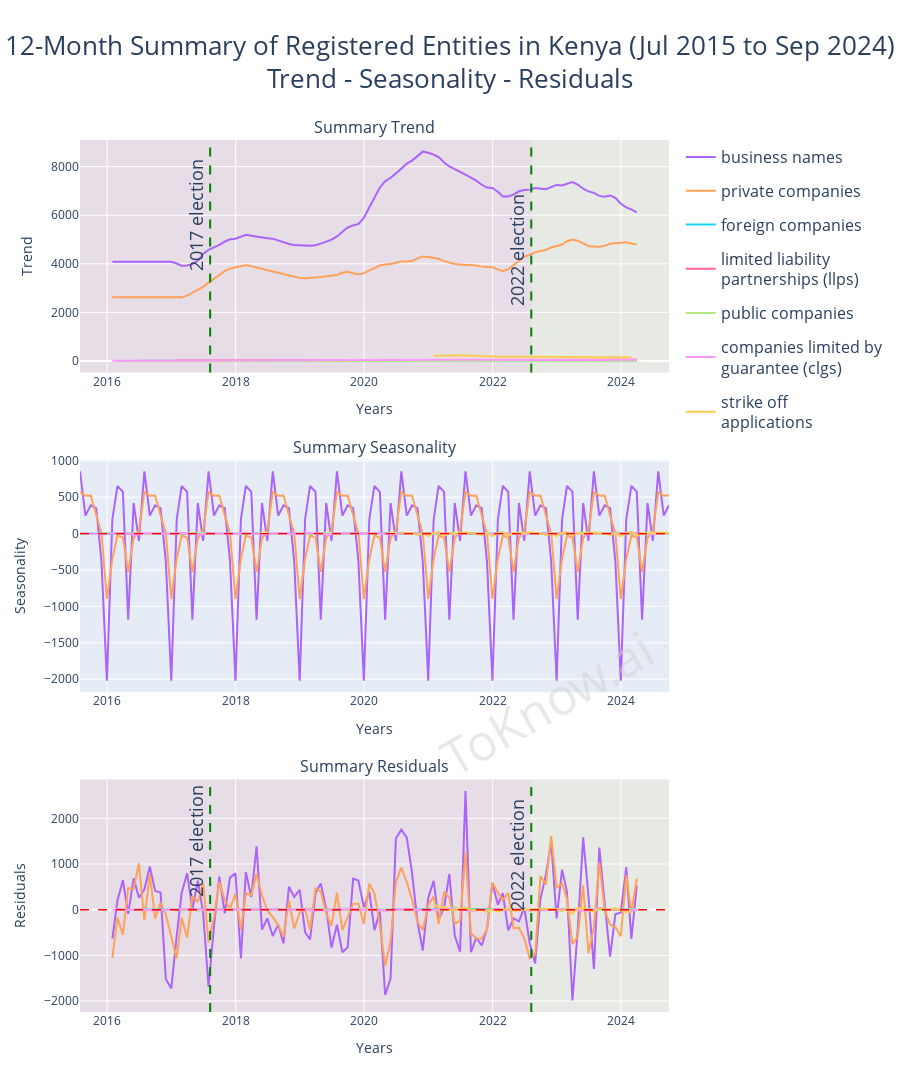

Write notebook code for a chart like this one.
### Markdown cell above
The interative plots are for easier interaction.

### Code cell
#|output-when-format-pdf: "Please visit <{{< meta html_uri >}}> to view/interact with the plot."

def get_decomposition(
        columns_used: list[str], trend_period = 12, 
        out: dict[Literal['start_date', 'end_date', 'actual_columns_used'], str] = None):
    actual_columns_used = []
    for column_used in columns_used:
        plot_series = all_registrations[column_used].dropna()
        if len(plot_series) < 2 * trend_period:
            continue
        actual_columns_used.append(column_used)
        __start_date = min(plot_series.index.date)
        __end_date = max(plot_series.index.date)
        out['start_date'] = min(out['start_date'] or __start_date, __start_date)
        out['end_date'] = max(out['end_date'] or __end_date, __end_date)
        out['actual_columns_used'].append(column_used)
        yield seasonal_decompose(plot_series, model='additive', period=trend_period), column_used

def draw_election_lines_plotly(start_date, end_date, fig, row, election_dates_y):
    date_list = [
        min(start_date, date(2017, 1, 1)) + timedelta(days=x) 
        for x 
        in range((end_date - start_date).days + 1)
    ]
    election_date_2017 = date(2017, 8, 9)
    election_date_2022 = date(2022, 8, 9)
    # Add vertical lines for election dates
    fig.add_vline(
        x=election_date_2017, line=dict(color='green', width=2, dash='dash'), row=row, col=1)
    fig.add_vline(
        x=election_date_2022, line=dict(color='green', width=2, dash='dash'), row=row, col=1)
    # Add colored regions
    fig.add_vrect(x0=min(date_list), x1=election_date_2022, fillcolor='#f62f3c', 
                  opacity=0.08, layer='below', line_width=0, row=row, col=1)
    fig.add_vrect(x0=election_date_2022, x1=max(date_list), fillcolor='#f8c811', 
                  opacity=0.08, layer='below', line_width=0, row=row, col=1)
    # Add text annotations for election dates
    fig.add_annotation(x=election_date_2017, y=election_dates_y[0], text='2017 election', 
                       textangle=-90, font=dict(size=18), showarrow=False, xanchor='right', 
                       row=row, col=1)
    fig.add_annotation(x=election_date_2022, y=election_dates_y[1], text='2022 election', 
                       textangle=-90, font=dict(size=18), showarrow=False, xanchor='right', 
                       row=row, col=1)

def interactive_plot(
        columns_used: list[str], trend_period = 12,
        election_dates_y_trend = (6000, 4600), election_dates_y_resid = (1500, 1200)):
    subplot_titles = ['Summary Trend', 'Summary Seasonality', 'Summary Residuals']
    fig = make_subplots(rows=3, cols=1, vertical_spacing=0.1, subplot_titles=subplot_titles,
        shared_xaxes=True, figure=go.Figure(layout=go.Layout(height=1200)))
    out = {
        'start_date': None,
        'end_date': None,
        'actual_columns_used': []
    }
    for (decomposition, column_used), color_used in zip(
        get_decomposition(columns_used, trend_period, out), px.colors.qualitative.Plotly[3:]):
        column_used_name = '<br>'.join(textwrap.wrap(column_used, width=20))
        # Plot trend component
        fig.add_trace(go.Scatter(
            x=decomposition.trend.index, y=decomposition.trend.values, mode='lines', 
            name=column_used_name, legendgroup=column_used, showlegend=True, 
            line=dict(color=color_used)), row=1, col=1)
        # Plot seasonal component
        fig.add_trace(go.Scatter(
            x=decomposition.seasonal.index, y=decomposition.seasonal.values, mode='lines', 
            name=column_used_name, legendgroup=column_used, showlegend=False, 
            line=dict(color=color_used)), row=2, col=1)
        fig.add_hline(y=0, line=dict(color='red', width=0.5, dash='dash'), row=2, col=1)
        # Plot residual component
        fig.add_trace(go.Scatter(
            x=decomposition.resid.index, y=decomposition.resid.values, mode='lines', 
            name=column_used_name, legendgroup=column_used, showlegend=False, 
            line=dict(color=color_used)), row=3, col=1)
        fig.add_hline(y=0, line=dict(color='red', width=0.5, dash='dash'), row=3, col=1)
    start_date = out['start_date']
    end_date = out['end_date']
    if start_date:
        draw_election_lines_plotly(start_date, end_date, fig, 1, election_dates_y_trend)
        draw_election_lines_plotly(start_date, end_date, fig, 3, election_dates_y_resid)
        fig.update_layout(
            title=dict(
                text=(
                    f'{trend_period}-Month Summary of Registered Entities in Kenya'
                    f' ({start_date.strftime("%b %Y")} to {end_date.strftime("%b %Y")})'
                    '<br>'
                    'Trend - Seasonality - Residuals'
                ),
                font=dict(size=26),
                x=0.5,
                xanchor='center',
                y = 0.95,
                yanchor = 'top',
            ),
            showlegend=True,
            legend=dict(font=dict(size=16)),
        )
        fig.add_annotation(
            text="ToKnow.ai",
            x=1,
            y=0.25,
            xref="paper",
            yref="paper",
            showarrow=False,
            font=dict(size=50, color="lightgrey"),
            opacity=0.5,
            textangle=-30)
        fig.update_layout(margin=dict(t=140))
    fig.update_xaxes(showticklabels=True, title_text="Years", row=1, col=1)
    fig.update_xaxes(showticklabels=True, title_text="Years", row=2, col=1)
    fig.update_xaxes(showticklabels=True, title_text="Years", row=3, col=1)
    fig.update_yaxes(title_text="Trend", row=1, col=1)
    fig.update_yaxes(title_text="Seasonality", row=2, col=1)
    fig.update_yaxes(title_text="Residuals", row=3, col=1)
    return fig

interactive_plot(plot_columns + other_plot_columns)
